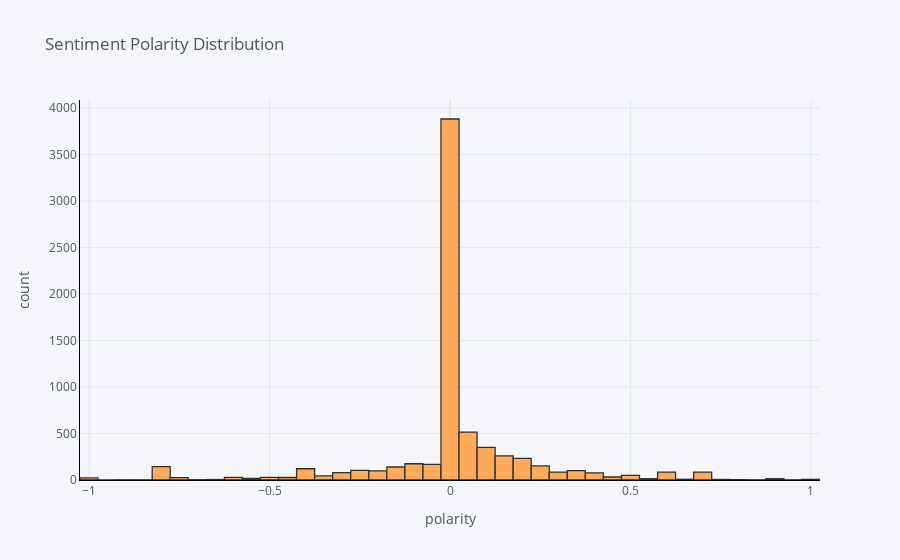

Source (notebook cell):
### Code cell
df["polarity"].iplot(
    kind="hist",
    bins=50,
    xTitle="polarity",
    linecolor="black",
    yTitle="count",
    title="Sentiment Polarity Distribution",
)

### Figure 1 — Plotly figure (JSON) as saved in the notebook; plotly's stock layout.template omitted (floating-point values rounded to 4 significant figures; data arrays with more than 128 entries replaced by an {"elided": "..."} marker saying what was removed)
{"data": [{"histfunc": "count", "histnorm": "", "marker": {"color": "rgba(255, 153, 51, 1.0)", "line": {"color": "#000000", "width": 1.3}}, "name": "polarity", "nbinsx": 50, "opacity": 0.8, "orientation": "v", "type": "histogram", "x": {"elided": "7200 float values"}}], "layout": {"barmode": "overlay", "legend": {"bgcolor": "#F5F6F9", "font": {"color": "#4D5663"}}, "paper_bgcolor": "#F5F6F9", "plot_bgcolor": "#F5F6F9", "title": {"font": {"color": "#4D5663"}, "text": "Sentiment Polarity Distribution"}, "xaxis": {"gridcolor": "#E1E5ED", "linecolor": "black", "showgrid": true, "tickfont": {"color": "#4D5663"}, "title": {"font": {"color": "#4D5663"}, "text": "polarity"}, "zerolinecolor": "#E1E5ED"}, "yaxis": {"gridcolor": "#E1E5ED", "linecolor": "black", "showgrid": true, "tickfont": {"color": "#4D5663"}, "title": {"font": {"color": "#4D5663"}, "text": "count"}, "zerolinecolor": "#E1E5ED"}}}
